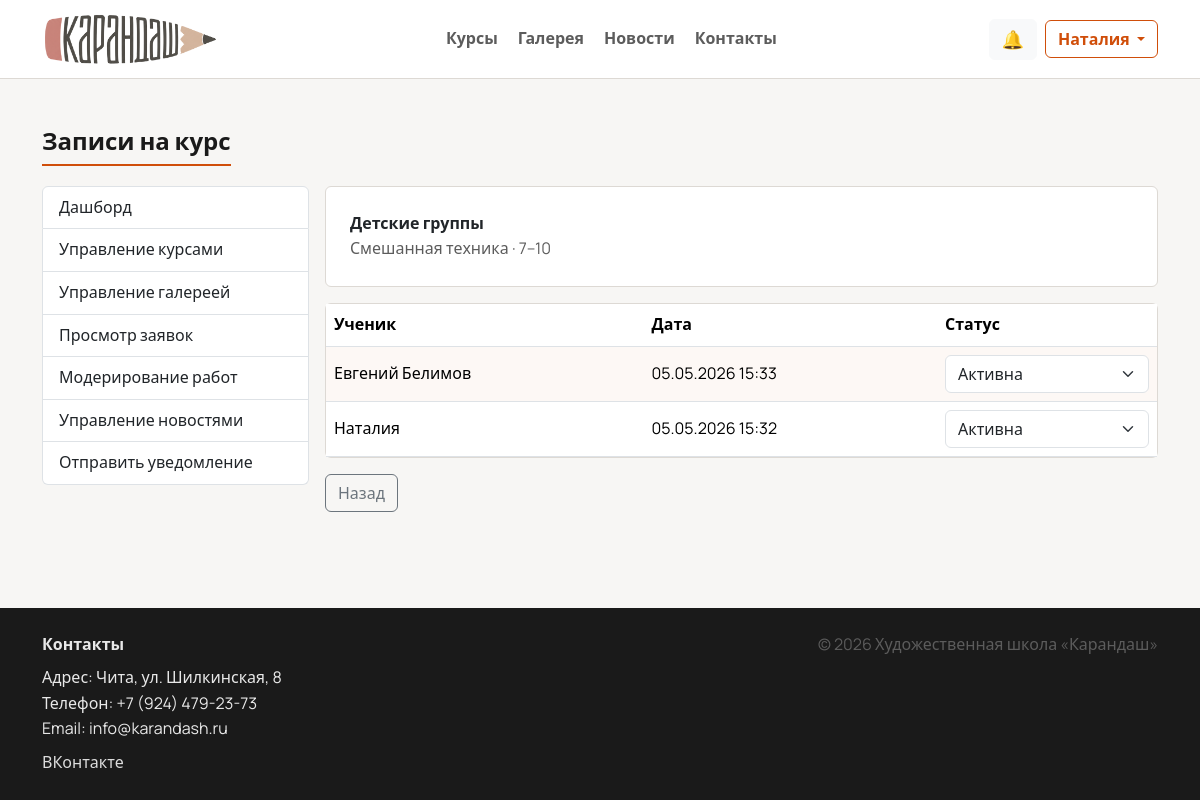
Page /manage/courses/3/enrollments/ (signed in) on the committed database.
### users/models.py (models this page shows)
class CustomUser(AbstractUser):
    ROLE_STUDENT = "student"
    ROLE_TEACHER = "teacher"
    ROLE_ADMIN = "admin"
    ROLE_CHOICES = (
        (ROLE_STUDENT, "Ученик"),
        (ROLE_TEACHER, "Преподаватель"),
        (ROLE_ADMIN, "Администратор"),
    )
    role = models.CharField(
        "Роль",
        max_length=20,
        choices=ROLE_CHOICES,
        default=ROLE_STUDENT,
    )
    phone = models.CharField("Телефон", max_length=30, blank=True)
    avatar = models.FileField("Аватар", upload_to="avatars/", blank=True, null=True)
    def __str__(self) -> str:
        full_name = (self.get_full_name() or "").strip()
        return full_name or self.username

### main/models.py (models this page shows, shortened)
class Course(models.Model):
    AGE_3_6 = "3-6"
    AGE_7_10 = "7-10"
    AGE_11_14 = "11-14"
    AGE_15_PLUS = "15+"
    AGE_CHOICES = (
        (AGE_3_6, "3–6"),
        (AGE_7_10, "7–10"),
        (AGE_11_14, "11–14"),
        (AGE_15_PLUS, "15+"),
    )
    DIR_PAINTING = "painting"
    DIR_GRAPHICS = "graphics"
    DIR_SCULPT = "sculpt"
    DIR_MIXED = "mixed"
    DIR_COMPOSITION = "composition"
    DIRECTION_CHOICES = (
        (DIR_PAINTING, "Живопись"),
        (DIR_GRAPHICS, "Графика"),
        (DIR_SCULPT, "Лепка"),
        (DIR_MIXED, "Смешанная техника"),
        (DIR_COMPOSITION, "Композиция"),
    )
    title = models.CharField("Название", max_length=255)
    slug = models.SlugField("Slug", max_length=255, unique=True, blank=True)
    short_description = models.CharField("Короткое описание", max_length=300)
    description = models.TextField("Описание")
    price = models.PositiveIntegerField("Цена", default=0)
    age_group = models.CharField("Возраст", max_length=20, choices=AGE_CHOICES)
    direction = models.CharField("Направление", max_length=30, choices=DIRECTION_CHOICES)
    image = models.FileField("Картинка", upload_to="courses/", blank=True, null=True)
    schedule = models.TextField("Расписание", blank=True)
    is_active = models.BooleanField("Активно", default=True)
    created_at = models.DateTimeField("Создано", auto_now_add=True)

class Enrollment(models.Model):
    STATUS_ACTIVE = "active"
    STATUS_COMPLETED = "completed"
    STATUS_CANCELLED = "cancelled"
    STATUS_CHOICES = (
        (STATUS_ACTIVE, "Активна"),
        (STATUS_COMPLETED, "Завершена"),
        (STATUS_CANCELLED, "Отменена"),
    )
    student = models.ForeignKey(
        settings.AUTH_USER_MODEL,
        on_delete=models.CASCADE,
        related_name="enrollments",
        verbose_name="Ученик",
    )
    course = models.ForeignKey(
        Course,
        on_delete=models.SET_NULL,
        null=True,
        blank=True,
        related_name="enrollments",
        verbose_name="Курс",
    )
    created_at = models.DateTimeField("Дата записи", auto_now_add=True)
    status = models.CharField("Статус", max_length=20, choices=STATUS_CHOICES, default=STATUS_ACTIVE)
    class Meta:
        verbose_name = "Запись"
        verbose_name_plural = "Записи"
        ordering = ["-created_at"]

### main/views.py (the view, shortened to what this page needs)
# urls.py: path("manage/courses/<int:course_id>/enrollments/", views.manage_course_enrollments, name="manage_course_enrollments"),
@login_required
def manage_course_enrollments(request, course_id: int):
    if not _admin_guard(request):
        return redirect("home")
    course = get_object_or_404(Course, id=course_id)
    enrollments = Enrollment.objects.filter(course=course).select_related("student").order_by("-created_at")
    return render(request, "manage/course_enrollments.html", {"course": course, "enrollments": enrollments})

### main/views.py (called while the page is built)
def _admin_guard(request):
    if request.user.role != "admin" and not request.user.is_superuser:
        return False
    return True

### templates/manage/course_enrollments.html (shortened to what this page needs)
{% extends 'base.html' %}
{% block content %}
  <section class="py-5">
    <div class="container">
      <h2 class="section-title">Записи на курс</h2>
      <div class="row g-3">
        <div class="col-lg-3">{% include 'manage/_nav.html' %}</div>
        <div class="col-lg-9">
          <div class="card p-4 mb-3">
            <div class="fw-semibold">{{ course.title }}</div>
            <div class="text-muted">{{ course.get_direction_display }} · {{ course.get_age_group_display }}</div>
          </div>
          <div class="card p-0">
            <div class="table-responsive">
              <table class="table table-striped align-middle mb-0">
                <thead>
                  <tr>
                    <th>Ученик</th>
                    <th>Дата</th>
                    <th>Статус</th>
                  </tr>
                </thead>
                <tbody>
                  {% for e in enrollments %}
                    <tr>
                      <td>{{ e.student }}</td>
                      <td>{{ e.created_at|date:"d.m.Y H:i" }}</td>
                      <td style="width:220px;">
                        <form method="post">
                          <select class="form-select" name="status" onchange="this.form.submit()">
                            {% for val,label in e.STATUS_CHOICES %}
                              <option value="{{ val }}" {% if e.status == val %}selected{% endif %}>{{ label }}</option>
                            {% endfor %}
                          </select>
                        </form>
                      </td>
                    </tr>
                  {% empty %}
                    <tr><td colspan="3" class="text-center text-muted">Записей нет.</td></tr>
                  {% endfor %}
                </tbody>
              </table>
            </div>
          </div>
          <a class="btn btn-outline-secondary mt-3" href="{% url 'manage_courses' %}">Назад</a>
        </div>
      </div>
    </div>
  </section>
{% endblock %}

### templates/base.html (shortened to what this page needs)
{% load static %}
<!doctype html>
<html lang="ru">
<head>
  <link href="https://cdn.jsdelivr.net/npm/bootstrap@5.3.3/dist/css/bootstrap.min.css" rel="stylesheet">
  <link rel="stylesheet" href="{% static 'css/style.css' %}">
</head>
<body>
  <nav class="navbar navbar-expand-lg navbar-light bg-white sticky-top navbar-glass">
    <div class="container">
      <a class="navbar-brand d-flex align-items-center gap-2" href="{% url 'home' %}">
        <img src="{% static 'images/logo.png' %}" alt="Карандаш" class="logo-img" onerror="this.style.display='none'">
      </a>
      <div class="collapse navbar-collapse" id="mainNav">
        <ul class="navbar-nav mx-auto mb-2 mb-lg-0 nav-center">
          <li class="nav-item"><a class="nav-link" href="{% url 'courses' %}">Курсы</a></li>
          <li class="nav-item"><a class="nav-link" href="{% url 'gallery' %}">Галерея</a></li>
          <li class="nav-item"><a class="nav-link" href="{% url 'news' %}">Новости</a></li>
          <li class="nav-item"><a class="nav-link" href="{% url 'contacts' %}">Контакты</a></li>
        </ul>
        <div class="d-flex align-items-center gap-2">
          {% if user.is_authenticated %}
            <a class="btn btn-light position-relative" href="{% url 'notifications' %}" id="notifBtn" aria-label="Уведомления">
              <span class="notif-icon">🔔</span>
            </a>
            <div class="dropdown">
              <button class="btn btn-outline-primary dropdown-toggle" data-bs-toggle="dropdown">
                {{ user.first_name|default:user.username }}
              </button>
            </div>
          {% else %}
            <a class="btn btn-primary" href="{% url 'login' %}">Войти</a>
          {% endif %}
        </div>
      </div>
    </div>
  </nav>
  <main class="page-content">
    {% block content %}{% endblock %}
  </main>
  <footer class="footer-dark mt-5">
    <div class="container py-4">
      <div class="row g-3">
        <div class="col-md-6">
          <div class="fw-semibold mb-2">Контакты</div>
          <div>Адрес: Чита, ул. Шилкинская, 8</div>
          <div>Телефон: +7 (924) 479-23-73</div>
          <div>Email: info@karandash.ru</div>
          <div class="mt-2">
            <a class="footer-link" href="https://vk.com/karandash_chita" target="_blank" rel="noopener noreferrer">ВКонтакте</a>
          </div>
        </div>
        <div class="col-md-6 text-md-end">
          <div class="text-muted">© {% now "Y" %} Художественная школа «Карандаш»</div>
        </div>
      </div>
    </div>
  </footer>
</body>
</html>

### static/css/style.css (style rules this page uses)
:root { --bg: #f7f6f4; --surface-solid: #ffffff; --text: #1a1a1a; --muted: #5c5c5c; --border: #ddd9d4; --brand: #d04e0a; --brand-hover: #b84409; --radius: 6px; }
body { font-family: "Manrope", system-ui, -apple-system, "Segoe UI", Arial, sans-serif; color: var(--text); background: var(--bg); line-height: 1.6; }
.text-muted { color: var(--muted) !important; }
.page-content { min-height: 60vh; }
.logo-img { width: auto; height: 52px; object-fit: contain; }
.navbar-glass { background: var(--surface-solid) !important; border-bottom: 1px solid var(--border); }
.nav-center { gap: .25rem; }
.nav-center .nav-link { padding-left: .9rem; padding-right: .9rem; }
.navbar .nav-link { color: var(--muted); font-weight: 600; }
.btn-outline-primary { border-radius: var(--radius); font-weight: 600; border-color: var(--brand); color: var(--brand); }
.btn, .form-control, .form-select, .dropdown-menu, .alert { border-radius: var(--radius); }
.card { border: 1px solid var(--border); border-radius: var(--radius); background: var(--surface-solid); box-shadow: none; }
.section-title { font-weight: 700; font-size: 1.5rem; text-align: left; margin-bottom: 1.25rem; padding-bottom: .5rem; border-bottom: 2px solid var(--brand); display: inline-block; }
.footer-dark { background: #1a1a1a; color: rgba(255,255,255,.9); }
.footer-dark .footer-link { color: rgba(255,255,255,.85); text-decoration: none; }
.notif-icon { font-size: 18px; }
.table-striped > tbody > tr:nth-of-type(odd) > * { --bs-table-bg-type: rgba(208, 78, 10, 0.04); }

### rows in the picture
CustomUser: first_name "Наталия"
Course: title "Детские группы", direction "Смешанная техника", age_group "7–10"
Enrollment: student "Евгений Белимов", created_at "05.05.2026 15:33", status "Активна"
Enrollment: student "Наталия", created_at "05.05.2026 15:32", status "Активна"
